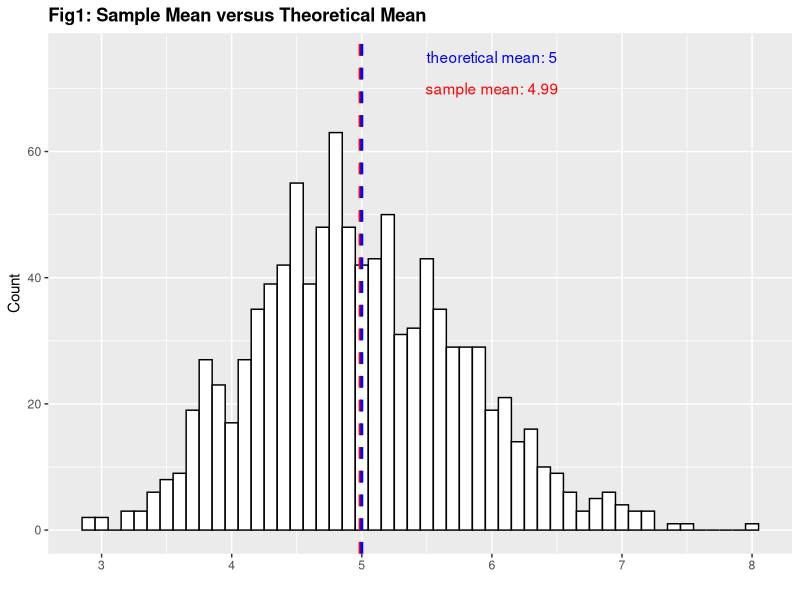
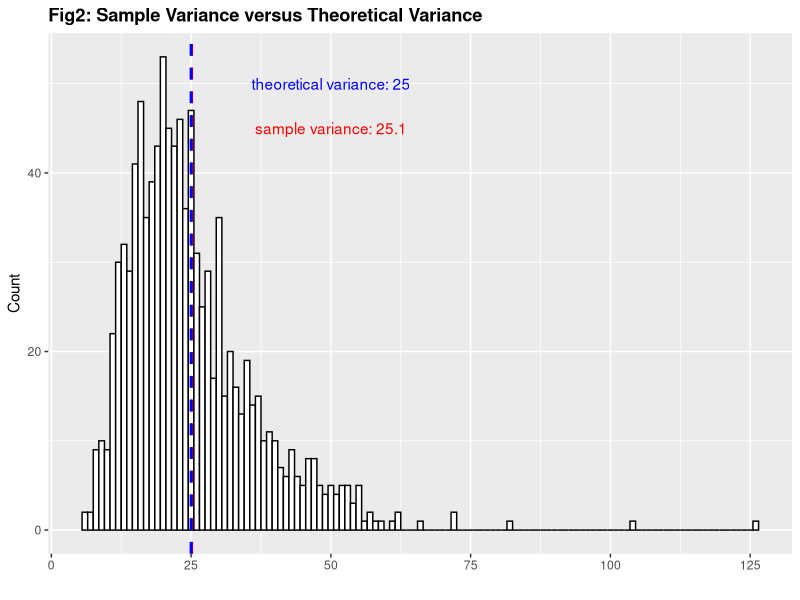

These charts were generated, in order, by the following R code: (Note: this script raises an error after producing the figures.)
## ---- chunk 1
lambda <-0.2 
# therotical values of sd and mean
tsd <- 1/lambda
tsd
tmn <- 1/lambda
tmn
## ---- chunk 2

lambda <-0.2 

n<-1000 # Number of simulations simulations
m<-40 # Number of  exponentials.



exps<- function(ne,ns,lambda,seed, FUN=mean){
        
        set.seed(seed)
        x=NULL
        for (i in 1:ns) x=c(x, FUN(rexp(ne,lambda))) 
        data.frame(x)
        
        
} 

mns <- exps(40,1000,lambda, 1000, mean)

vars <- exps(40,1000,lambda,1000, FUN=var)



## ---- chunk 3

library(ggplot2)

# average of means
smn <- mean(mns$x)
smn 
# standard error
sse <- sd(mns$x)/sqrt(n) 
sse

# plot histogram
g1 <- ggplot(mns, aes(x=x)) 

myhist<- function(g, bw,title) {        
        hist <- g+ geom_histogram(binwidth=bw, colour="black", fill="white")+
                ggtitle(title)+
                theme(plot.title = element_text(lineheight=.8, face="bold"))+
                xlab("")+
                ylab("Count")
        hist 
}

hist1 <- myhist(g1, 0.1, title="Fig1: Sample Mean versus Theoretical Mean")

# add annotation 

notex <- 6
notey <- 70

hist1+ geom_vline(aes(xintercept=smn),color="red", linetype="dashed", size=1)+
        annotate("text", x = notex, y = notey, 
                 label = paste("sample mean:", as.character(round(smn,2))), color="red")+
        geom_vline(aes(xintercept=tmn),color="blue", linetype="dashed", size=1)+
        annotate("text", x = notex, y = notey+5, 
                 label = paste("theoretical mean:",  as.character(round(tmn,2))), color="blue")

## ---- chunk 4

lambda <-0.2 
n<-1000 # Number of simulations simulations
m<-40 # Number of  exponentials.

vars <- exps(40,1000,lambda,1000, FUN=var)

## ---- chunk 5


library(ggplot2)

# average of variances
mv <- mean(vars$x)

# standard error
sse <- sd(vars$x)/sqrt(n) 
sse

# plot histogram
g2 <- ggplot(vars, aes(x=x)) 


hist2 <- myhist(g2, 1, title="Fig2: Sample Variance versus Theoretical Variance")

# add annotation 

notex <- 50
notey <- 45

hist2+ geom_vline(aes(xintercept=mv),color="red", linetype="dashed", size=1)+
        annotate("text", x = notex, y = notey, 
                 label = paste("sample variance:", as.character(round(mv,2))), color="red")+
        geom_vline(aes(xintercept=tsd^2),color="blue", linetype="dashed", size=1)+
        annotate("text", x = notex, y = notey+5, 
                 label = paste("theoretical variance:",  as.character(round(tsd^2,2))), color="blue")

## ---- chunk 6

normalize <- function(x, xbar, ste){
        
        (x-xbar)/ste
        
} 


mns <- exps(40,1000,lambda, 1000, FUN=mean)

vars <- exps(40,1000,lambda,1000, FUN=var)


Nmns <- as.data.frame(normalize(mns$x, mean(mns$x), sd(mns$x)))
names(Nmns) <- "x"
Nv <- as.data.frame(normalize(vars,mean(vars$x), sd(vars$x)))
names(Nmns) <- "x"

## ---- chunk 7

library(ggplot2)
require(gridExtra)

# plot histogram
g3 <- ggplot(Nmns, aes(x=x)) 
g4 <- ggplot(Nv, aes(x=x)) 


# plot density + standard normal distribution 
myNormPlot <- function(fh, title){
        
        g<- fh+ geom_histogram(aes(y=..density..), binwidth=0.2, colour="black", fill="white")+
        ggtitle(title)+
        theme(plot.title = element_text(lineheight=.8, face="bold"))+
        xlab("")+
        ylab("")+
        stat_function(fun = dnorm, size = 1)+
        xlim(-4,4)
        g
        
} 

g3 <- myNormPlot(g3,"(a) Normalized Sample Mean")
g4 <- myNormPlot(g4,"(b) Normalized Sample Variance")

grid.arrange(g3, g4, ncol=2, 
             main=textGrob("Fig3: Comparison with Standard Normal",
                           gp = gpar(fontsize = 14, 
                                     fontface = "bold"))
             )


